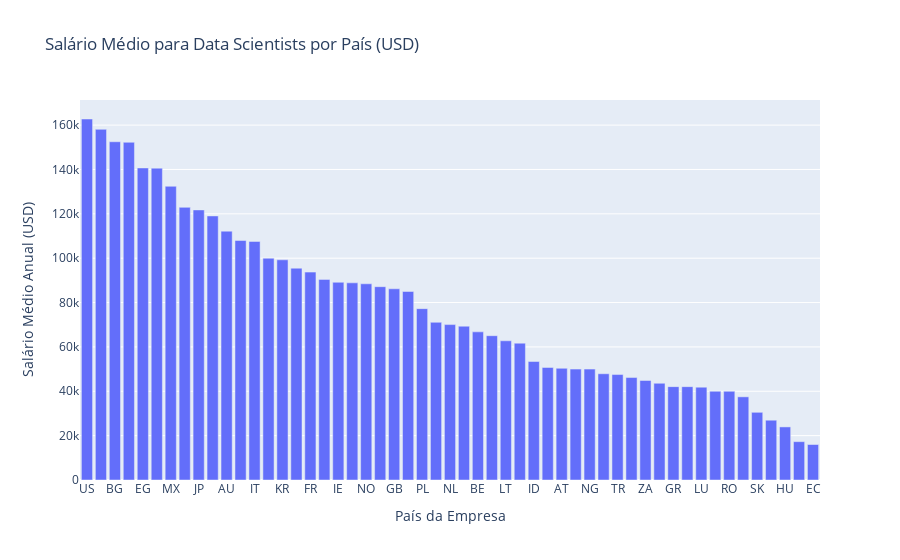

Notebook cell for this chart:
### Code cell
df_data_scientist = df_limpo[df_limpo['cargo'] == 'Data Scientist']

df_media_salario_pais = df_data_scientist.groupby('local_empresa')['salario_em_usd'].mean().sort_values(ascending=False).reset_index()

fig = px.bar(
    df_media_salario_pais,
    x='local_empresa',
    y='salario_em_usd',
    title='Salário Médio para Data Scientists por País (USD)',
)
fig.update_layout(xaxis_title_text='País da Empresa', yaxis_title_text='Salário Médio Anual (USD)')
fig

### Figure 1 — Plotly figure (JSON) as saved in the notebook; plotly's stock layout.template omitted (floating-point values rounded to 4 significant figures)
{"data": [{"alignmentgroup": "True", "hovertemplate": "local_empresa=%{x}<br>salario_em_usd=%{y}<extra></extra>", "legendgroup": "", "marker": {"color": "#636efa", "pattern": {"shape": ""}}, "name": "", "offsetgroup": "", "orientation": "v", "showlegend": false, "textposition": "auto", "type": "bar", "x": ["US", "SG", "BG", "CH", "EG", "CA", "MX", "NZ", "JP", "IL", "AU", "CZ", "IT", "DZ", "KR", "RU", "FR", "DE", "IE", "PT", "NO", "SE", "GB", "UA", "PL", "BR", "NL", "CL", "BE", "HK", "LT", "LV", "ID", "AD", "AT", "KE", "NG", "EE", "TR", "ES", "ZA", "FI", "GR", "IN", "LU", "MY", "RO", "AR", "SK", "TH", "HU", "TW", "EC"], "xaxis": "x", "y": [162800.0, 158100, 152500, 152300.0, 140700.0, 140600.0, 132420, 122900.0, 121800.0, 119059, 112190, 107968, 107600.0, 100000, 99272, 95500, 93720.0, 90450.0, 89150.0, 88890.0, 88462, 87160.0, 86200.0, 85000, 77250.0, 71093, 70070.0, 69346, 66790.0, 65058, 62762, 61690.0, 53416, 50745, 50360.0, 50000, 50000, 47900.0, 47540.0, 46180.0, 44870.0, 43611, 42100.0, 42090.0, 41863, 40000, 39992, 37500, 30520.0, 26957, 23940.0, 17280.0, 16000], "yaxis": "y"}], "layout": {"barmode": "relative", "legend": {"tracegroupgap": 0}, "title": {"text": "Salário Médio para Data Scientists por País (USD)"}, "xaxis": {"anchor": "y", "domain": [0, 1], "title": {"text": "País da Empresa"}}, "yaxis": {"anchor": "x", "domain": [0, 1], "title": {"text": "Salário Médio Anual (USD)"}}}}
